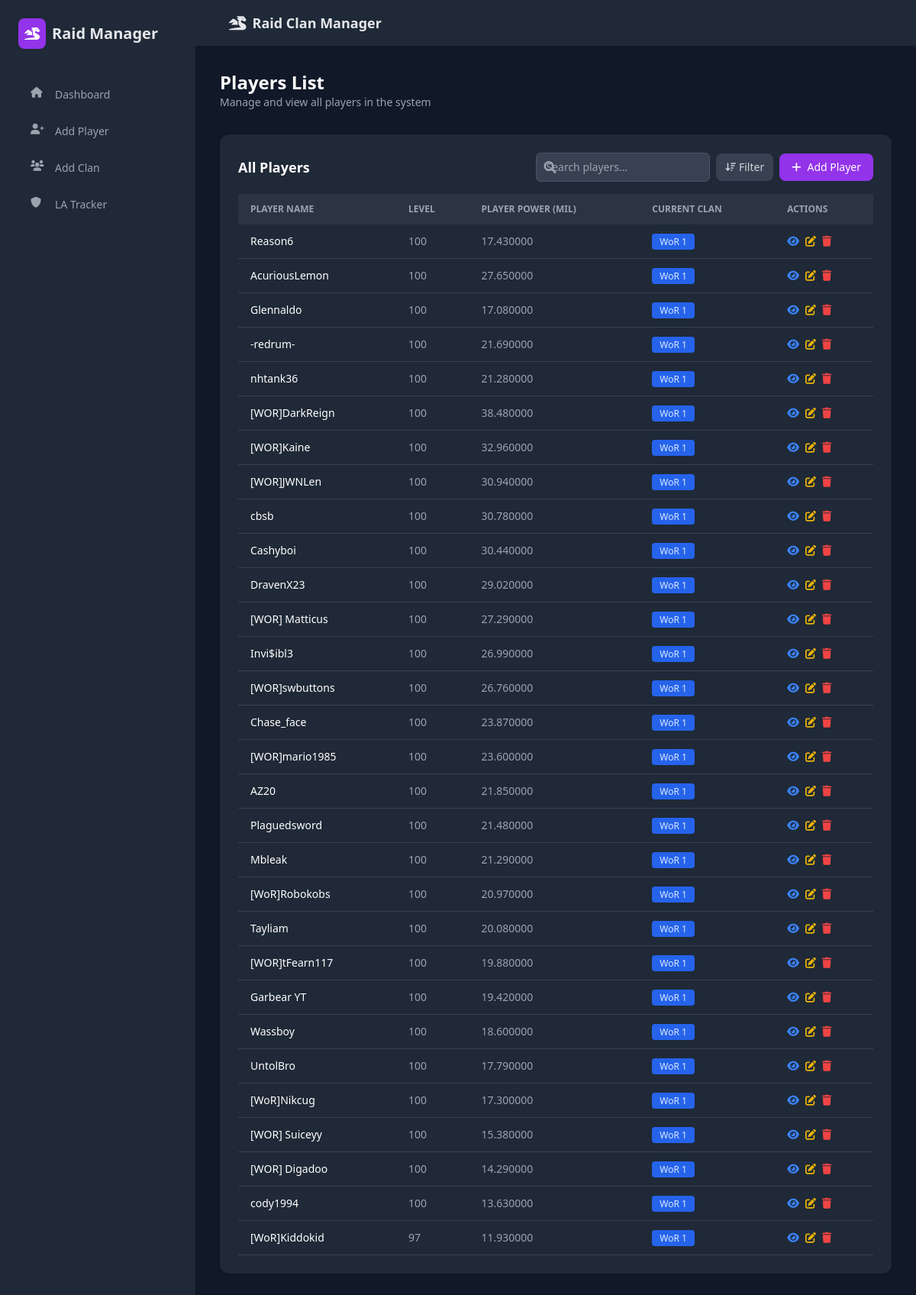
Screenshot of /players/ with the database file from the repository.
### clans/models.py (models this page shows, shortened)
class Player(models.Model):
    uuid = models.UUIDField(primary_key=True, default=uuid.uuid4, editable=False)
    name = models.CharField(max_length=100)
    level = models.PositiveIntegerField(
        default=1,
        help_text="Player's current level (1-100)"
    )
    hh_optimiser_link = models.URLField(blank=True, null=True)
    player_power = models.DecimalField(
        max_digits=8,  # Allows numbers up to 99.999999 million
        decimal_places=6,
        null=True,
        blank=True,
        help_text="Enter player power in millions (e.g., 4.5 for 4.5M)"
    )
    player_id_ingame = models.CharField(max_length=50, unique=True)
    discord_id = models.CharField(max_length=50, blank=True, null=True)
    team_types = models.ManyToManyField('TeamType', related_name='players', blank=True)
    current_points = models.IntegerField(default=0)

class Clan(models.Model):
    CLAN_BOSS_LEVELS = [
        ('easy', 'Easy'),
        ('normal', 'Normal'),
        ('hard', 'Hard'),
        ('brutal', 'Brutal'),
        ('nightmare', 'Nightmare'),
        ('ultra_nightmare', 'Ultra Nightmare'),
    ]
    clan_id = models.UUIDField(primary_key=True, default=uuid.uuid4, editable=False)
    name = models.CharField(max_length=100)
    clan_boss_level = models.CharField(
        max_length=255,
        help_text="Clan Boss levels down",
        default='[]'
    )
    hydra_clash_required_score = models.DecimalField(
        max_digits=7,  # Allows numbers up to 9999.999 billion
        decimal_places=3,
        null=True,
        blank=True,
        help_text="Enter score in billions (e.g., 1.5 for 1.5B)"
    )
    chimera_clash_required_score = models.DecimalField(
        max_digits=7,  # Allows numbers up to 9999.999 billion
        decimal_places=3,
        null=True,
        blank=True,
        help_text="Enter score in billions (e.g., 1.5 for 1.5B)"
    )
    personal_rewards_cvc_threshold = models.DecimalField(
        max_digits=10,
        decimal_places=0,
        null=True,
        blank=True
    )
    non_pr_cvc_threshold = models.DecimalField(
        max_digits=10,
        decimal_places=0,
        null=True,
        blank=True
    )
    clan_level = models.PositiveIntegerField()
    players = models.ManyToManyField(Player, related_name='clans', blank=True)

### clans/views.py (the view)
# urls.py: path('players/', views.PlayerListView.as_view(), name='player_list'),
class PlayerListView(ListView):
    model = Player
    template_name = 'clans/player_list.html'
    context_object_name = 'players'
    def get_queryset(self):
        return Player.objects.all().prefetch_related('clans')

### clans/templates/clans/player_list.html (shortened to what this page needs)
{% extends "clans/base.html" %}
{% block content %}
<div class="mb-8">
    <h2 class="text-2xl font-semibold text-white">Players List</h2>
    <p class="text-sm text-gray-400">Manage and view all players in the system</p>
</div>
<div class="bg-gray-800 p-6 rounded-xl shadow">
    <div class="flex flex-col sm:flex-row justify-between sm:items-center mb-4">
        <h3 class="text-lg font-semibold text-white mb-2 sm:mb-0">All Players</h3>
        <div class="flex items-center space-x-2">
            <div class="relative">
                <input type="text" id="searchInput" placeholder="Search players..."
                       class="bg-gray-700 text-sm text-gray-300 rounded-lg pl-8 pr-3 py-2 focus:outline-none focus:ring-1 focus:ring-purple-500 w-full sm:w-auto">
                <i class="fas fa-search absolute left-2.5 top-1/2 transform -translate-y-1/2 text-gray-400"></i>
            </div>
            <button id="filterToggle" class="bg-gray-700 hover:bg-gray-600 text-gray-300 text-sm py-2 px-3 rounded-lg flex items-center space-x-1">
                <i class="fas fa-sort-amount-down text-xs"></i>
                <span>Filter</span>
            </button>
            <a href="{% url 'player_create' %}" class="bg-purple-600 hover:bg-purple-700 text-white text-sm py-2 px-4 rounded-lg flex items-center space-x-2">
                <i class="fas fa-plus"></i>
                <span>Add Player</span>
            </a>
        </div>
    </div>
    <div class="overflow-x-auto">
        <table class="w-full text-sm text-left text-gray-400">
            <thead class="text-xs text-gray-400 uppercase bg-gray-700/50">
                <tr>
                    <th scope="col" class="px-4 py-3">Player Name</th>
                    <th scope="col" class="px-4 py-3">Level</th>
                    <th scope="col" class="px-4 py-3">Player Power (mil)</th>
                    <th scope="col" class="px-4 py-3">Current Clan</th>
                    <th scope="col" class="px-4 py-3">Actions</th>
                </tr>
            </thead>
            <tbody>
                {% for player in players %}
                <tr class="border-b border-gray-700 hover:bg-gray-700/30">
                    <td class="px-4 py-3 text-white font-medium">{{ player.name }}</td>
                    <td class="px-4 py-3">{{ player.level }}</td>
                    <td class="px-4 py-3">{{ player.player_power }}</td>
                    <td class="px-4 py-3">
                        {% if player.clans.first %}
                            <span class="bg-blue-600 text-blue-100 text-xs font-medium px-2.5 py-0.5 rounded">
                                {{ player.clans.first.name }}
                            </span>
                        {% else %}
                            <span class="bg-gray-600 text-gray-100 text-xs font-medium px-2.5 py-0.5 rounded">
                                No Clan
                            </span>
                        {% endif %}
                    </td>
                    <td class="px-4 py-3">
                        <div class="flex items-center space-x-2">
                            <a href="{% url 'player_detail' player.uuid %}" class="text-blue-500 hover:text-blue-400">
                                <i class="fas fa-eye"></i>
                            </a>
                            <a href="{% url 'player_edit' player.uuid %}" class="text-yellow-500 hover:text-yellow-400">
                                <i class="fas fa-edit"></i>
                            </a>
                            <button onclick="confirmDelete('{{ player.uuid }}', '{{ player.name }}', '{{ player.player_id_ingame }}')"
                                    class="text-red-500 hover:text-red-400">
                                <i class="fas fa-trash"></i>
                            </button>
                        </div>
                    </td>
                </tr>
                {% endfor %}
            </tbody>
        </table>
    </div>
</div>
{% endblock %}

### clans/templates/clans/base.html (style rules this page uses)
input[type="text"], input[type="number"], input[type="url"], input[type="email"], input[type="password"], select, textarea { display: block; width: 100%; background-color: rgb(55, 65, 81); border: 1px solid rgb(75, 85, 99); border-radius: 0.375rem; padding: 0.5rem 0.75rem; font-size: 0.875rem; color: rgb(209, 213, 219); box-shadow: 0 1px 2px 0 rgba(0, 0, 0, 0.05); }

### rows the page displays
Player: name "Reason6", level "100", player_power "17.430000", clans.first.name "WoR 1"
Player: name "AcuriousLemon", level "100", player_power "27.650000", clans.first.name "WoR 1"
Player: name "Glennaldo", level "100", player_power "17.080000", clans.first.name "WoR 1"
Player: name "-redrum-", level "100", player_power "21.690000", clans.first.name "WoR 1"
Player: name "nhtank36", level "100", player_power "21.280000", clans.first.name "WoR 1"
Player: name "[WOR]DarkReign", level "100", player_power "38.480000", clans.first.name "WoR 1"
Player: name "[WOR]Kaine", level "100", player_power "32.960000", clans.first.name "WoR 1"
Player: name "[WOR]JWNLen", level "100", player_power "30.940000", clans.first.name "WoR 1"
Player: name "cbsb", level "100", player_power "30.780000", clans.first.name "WoR 1"
Player: name "Cashyboi", level "100", player_power "30.440000", clans.first.name "WoR 1"
Player: name "DravenX23", level "100", player_power "29.020000", clans.first.name "WoR 1"
Player: name "[WOR] Matticus", level "100", player_power "27.290000", clans.first.name "WoR 1"
Player: name "Invi$ibl3", level "100", player_power "26.990000", clans.first.name "WoR 1"
Player: name "[WOR]swbuttons", level "100", player_power "26.760000", clans.first.name "WoR 1"
Player: name "Chase_face", level "100", player_power "23.870000", clans.first.name "WoR 1"
Player: name "[WOR]mario1985", level "100", player_power "23.600000", clans.first.name "WoR 1"
Player: name "AZ20", level "100", player_power "21.850000", clans.first.name "WoR 1"
Player: name "Plaguedsword", level "100", player_power "21.480000", clans.first.name "WoR 1"
Player: name "Mbleak", level "100", player_power "21.290000", clans.first.name "WoR 1"
Player: name "[WoR]Robokobs", level "100", player_power "20.970000", clans.first.name "WoR 1"
Player: name "Tayliam", level "100", player_power "20.080000", clans.first.name "WoR 1"
Player: name "[WOR]tFearn117", level "100", player_power "19.880000", clans.first.name "WoR 1"
Player: name "Garbear YT", level "100", player_power "19.420000", clans.first.name "WoR 1"
Player: name "Wassboy", level "100", player_power "18.600000", clans.first.name "WoR 1"
Player: name "UntolBro", level "100", player_power "17.790000", clans.first.name "WoR 1"
Player: name "[WoR]Nikcug", level "100", player_power "17.300000", clans.first.name "WoR 1"
Player: name "[WOR] Suiceyy", level "100", player_power "15.380000", clans.first.name "WoR 1"
Player: name "[WOR] Digadoo", level "100", player_power "14.290000", clans.first.name "WoR 1"
Player: name "cody1994", level "100", player_power "13.630000", clans.first.name "WoR 1"
Player: name "[WoR]Kiddokid", level "97", player_power "11.930000", clans.first.name "WoR 1"
